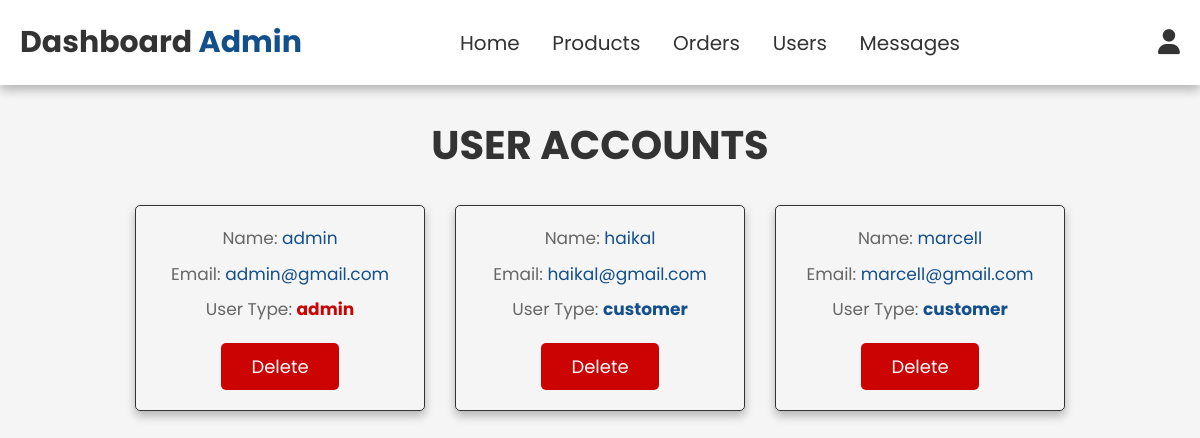
Screenshot of /admin/admin_users.php (signed in) with the database file from the repository.
### tables this page shows
CREATE TABLE `users` (
  `id` int(5) NOT NULL,
  `name` varchar(25) NOT NULL,
  `email` varchar(35) NOT NULL,
  `password` varchar(10) NOT NULL,
  `user_type` varchar(20) NOT NULL DEFAULT 'customer'
);

### admin/admin_users.php (the view, shortened to what this page needs)
<?php
    include_once('../config/config.php');
?>
<!DOCTYPE html>
<html lang="en">
    <head>
        <link rel="stylesheet" href="https://cdnjs.cloudflare.com/ajax/libs/font-awesome/6.5.2/css/all.min.css">
        <link rel="stylesheet" href="../css/admin_style.css?v=<?php echo time(); ?>">
    </head>
    <body>
    <?php include './admin_header.php'; ?>
        <section class="users">
            <h1 class="title">User Accounts</h1>
            <div class="box-container">
                <?php
                $sql_select_users = mysqli_query($conn, "SELECT * FROM users;") or die('Query Failed');
                if(mysqli_num_rows($sql_select_users) > 0){
                    while($fetch_users = mysqli_fetch_assoc($sql_select_users)){
                ?>
                <div class="box">
                    <p>Name: <span><?php echo $fetch_users['name']; ?></span></p>
                    <p>Email: <span><?php echo $fetch_users['email']; ?></span></p>
                    <p>User Type: <span style="font-weight:700; color:<?php if($fetch_users['user_type'] == 'admin'){ echo 'var(--red)'; } ?>"><?php echo $fetch_users['user_type']; ?></span></p>
                    <a href="admin_users.php?delete=<?php echo $fetch_users['id']; ?>" onclick="return confirm('Delete this user?');" class="delete-btn">Delete</a>
                </div>
                <?php
                    }
                }
                else{
                    $message[] = 'No customers registered yet.';
                }
                ?>
            </div>
        </section>
    </body>
</html>

### css/admin_style.css (style rules this page uses)
:root { --primary: #134f8b; --secondary: #96C9F4; --red:#cb0303; --black: #333; --light-color:#666; --light-white: #ccc; --light-bg: #f5f5f5; --border: 0.17rem solid var(--black); --box-shadow: 0 0.5rem 1rem rgba(0, 0, 0, 0.265); }
* { box-sizing: border-box; margin: 0; padding: 0; outline: none; border: none; font-family: 'Poppins', sans-serif; text-decoration: none; transition: all 0.1s linear; }
html { font-size: 62.5%; overflow-x: hidden; }
body { background-color: var(--light-bg); }
section { padding: 3rem 2rem; }
.title { text-align: center; margin-bottom: 3rem; text-transform: uppercase; color: var(--black); font-size: 4rem; }
.delete-btn { background-color: var(--red); }
.btn, .option-btn, .delete-btn, .white-btn { display: inline-block; margin-top: 1rem; padding: 1rem 3rem; color: white; font-size: 1.8rem; text-transform: capitalize; border-radius: 0.5rem; cursor: pointer; }
.users .box-container { display: grid; grid-template-columns: repeat(auto-fit, 29rem); gap: 3rem; align-items: flex-start; max-width: 1200px; margin: 0 auto; justify-content: center; }
.users .box-container .box { padding:2rem; border:var(--border); background-color: var(--white); box-shadow: var(--box-shadow); border-radius: .5rem; text-align: center; }
.users .box-container .box p { font-size: 1.7rem; color:var(--light-color); margin-bottom: 1rem; line-height: 1.5; }
.users .box-container .box p span { color:var(--primary); }
.users .box-container .box .delete-btn { margin-top: 0.5; }

### rows the page displays
users: name "admin", email "admin@gmail.com", user_type "admin"
users: name "haikal", email "haikal@gmail.com", user_type "customer"
users: name "marcell", email "marcell@gmail.com", user_type "customer"
